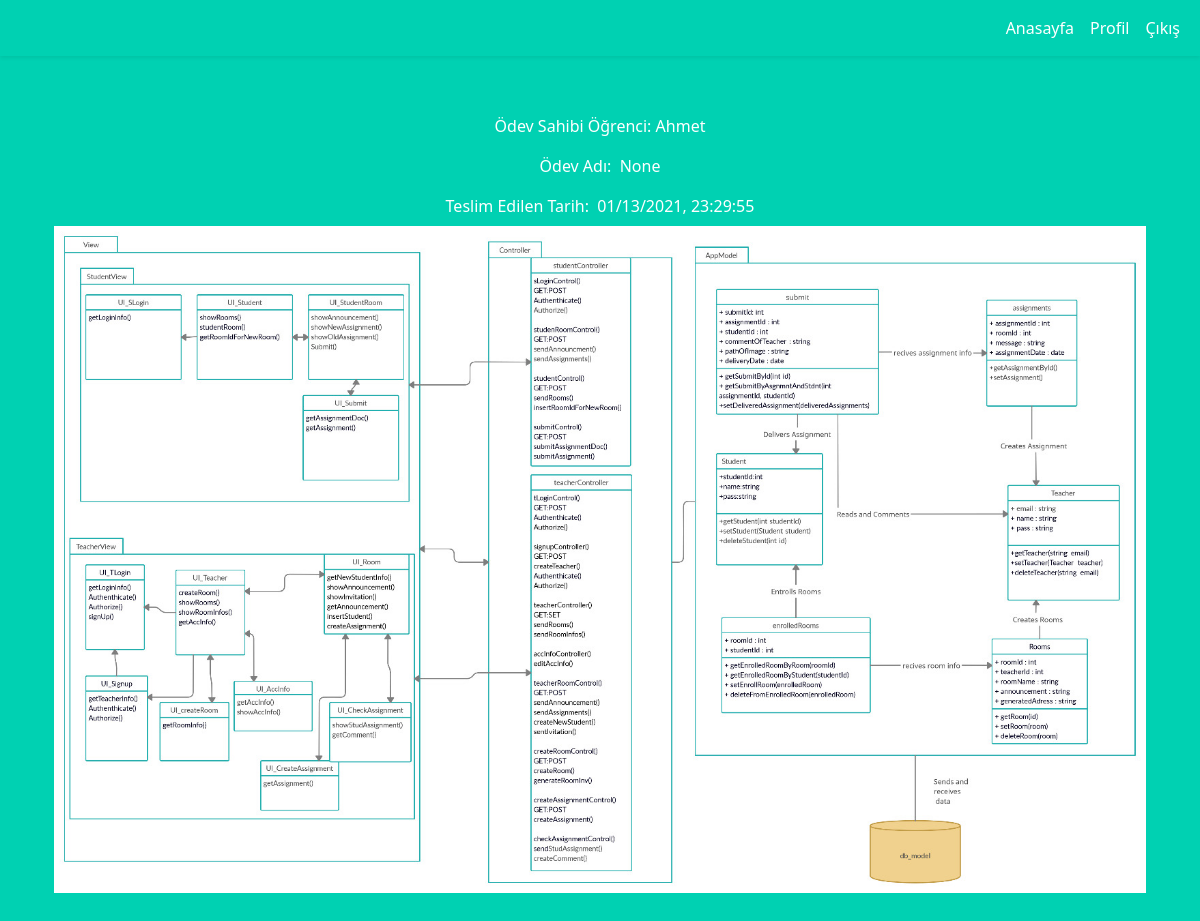
Before: /checkassignment/1/1 with the older database file.
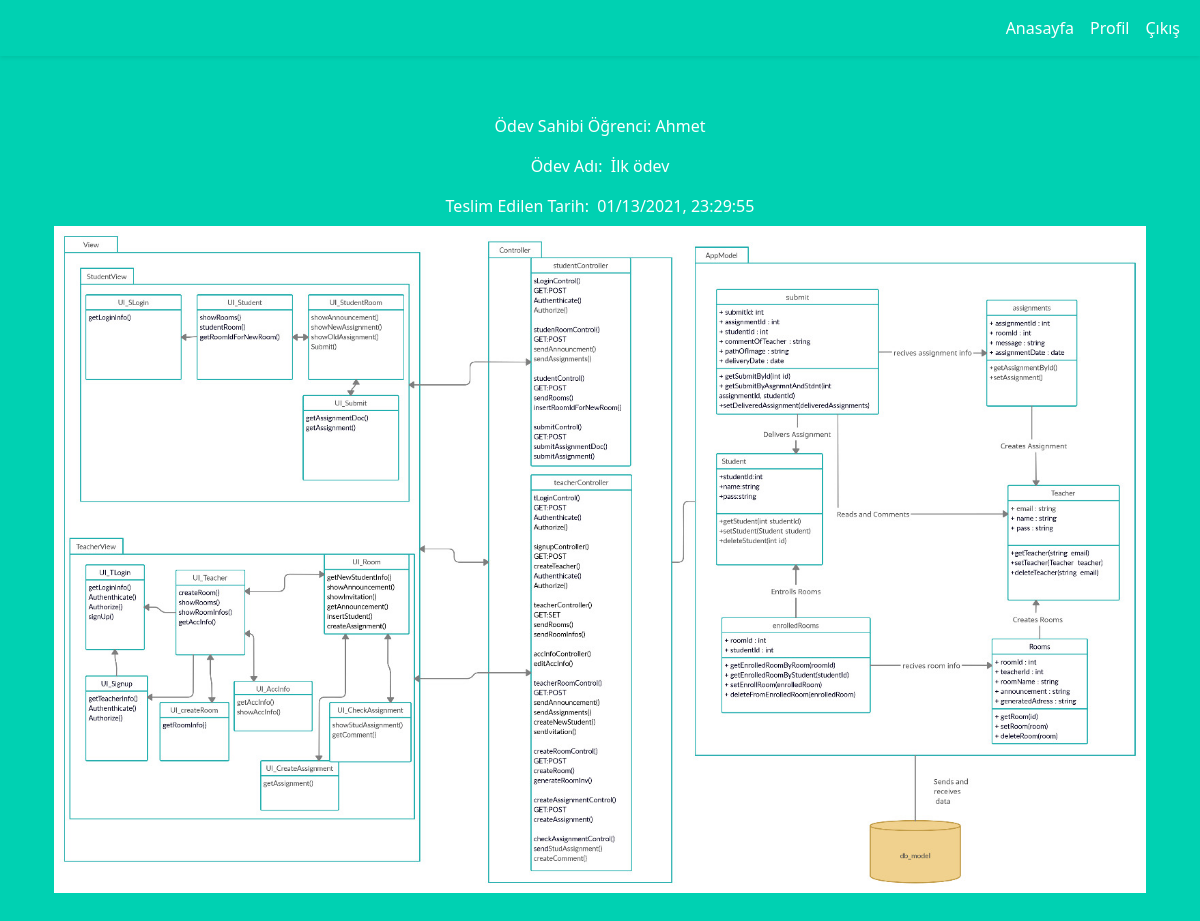
After: the same page with the newer database file.
### models/model.py (models this page shows, shortened)
class students(db.Model):
    __tablename__ = 'studentTable'
    student_id = db.Column(db.Integer, primary_key=True)
    name = db.Column(db.String(50), nullable=False)
    password = db.Column(db.String(20), nullable=False)
    @classmethod
    def get_student(cls, student_id):
        bulunan_student = students.query.filter_by(student_id=student_id).first()
        if bulunan_student:
            return bulunan_student
        else:
            return "Öğrenci bulunamadı"

class submitted_assignments(db.Model):
    submitted_assignments_id = db.Column(db.Integer, primary_key=True)
    assignment_id = db.Column(db.Integer, db.ForeignKey(assignments.assignment_id), nullable=False)
    student_id = db.Column(db.Integer, db.ForeignKey(students.student_id), nullable=False)
    comment_of_teacher = db.Column(db.String(2000), nullable=True)
    path_of_image = db.Column(db.String(500), nullable=False)
    delivery_date = db.Column(db.DateTime, default=datetime.now())
    @classmethod
    def get_submitted_assignment_by_assignment_and_student(cls, assignment_id, student_id):
        ogrencinin_odevi = submitted_assignments.query.filter_by(assignment_id=assignment_id,
                                                                 student_id=student_id).first()
        if ogrencinin_odevi:
            return ogrencinin_odevi
        else:
            return "Öğrenci ödevi teslim etmemiştir."

class assignments(db.Model):
    assignment_id = db.Column(db.Integer, primary_key=True)
    room_id = db.Column(db.Integer, db.ForeignKey(rooms.room_id), nullable=False)
    message = db.Column(db.String(255), nullable=False)
    name = db.Column(db.String(255), nullable=True)
    assignment_date = db.Column(db.DateTime, nullable=False, default=datetime.now())
    @classmethod
    def get_assignment(cls, assignment_id):
        aranan_odev = assignments.query.filter_by(assignment_id=assignment_id).first()
        if aranan_odev:
            return aranan_odev
        else:
            return "Ödev bulunamadı"

### teacherController.py (the view)
@teacherController.route('/checkassignment/<student_id>/<assignment_id>')
def checkassignment(student_id, assignment_id):
    ogr = students.get_student(student_id)
    odev = assignments.get_assignment(assignment_id)
    teslim_edilen_odev = submitted_assignments.get_submitted_assignment_by_assignment_and_student(assignment_id,
                                                                                                  student_id)
    formatli_tarih = teslim_edilen_odev.delivery_date
    sayfada_gorulecek_veriler = dict([
        ("ogrenci_adi", ogr.name),
        ("odev_adi", odev.name),
        ("gorsel_path", teslim_edilen_odev.path_of_image),
        ("teslim_tarihi", formatli_tarih.strftime("%m/%d/%Y, %H:%M:%S"))
    ])
    return render_template("teacherView/checkassignment.html", sayfada_gorulecek_veriler=sayfada_gorulecek_veriler)

### templates/teacherView/checkassignment.html
{% extends "teacherView/tmain.html"%}
{% block content %}
<div class="container text-start" style="margin-top:50px;">
    <div class="d-flex flex-row justify-content-center">
        <div class="p-2"></div>
        <div class="p-2">Ödev Sahibi Öğrenci: {{ sayfada_gorulecek_veriler["ogrenci_adi"] }}
        </div>
        <div class="p-2"></div>
    </div>
    <div class="d-flex flex-row justify-content-center">
        <div class="p-2"></div>
        <div class="p-2">Ödev Adı: 	&nbsp;{{ sayfada_gorulecek_veriler["odev_adi"] }}
        </div>
        <div class="p-2"></div>
    </div>
    <div class="d-flex flex-row justify-content-center">
        <div class="p-2"></div>
        <div class="p-2">Teslim Edilen Tarih:	&nbsp;{{
            sayfada_gorulecek_veriler["teslim_tarihi"] }}
        </div>
        <div class="p-2"></div>
    </div>
<img src="{{ url_for('static', filename=sayfada_gorulecek_veriler['gorsel_path']) }}" class="img-fluid" >
</div>
{% endblock %}

### templates/teacherView/tmain.html (shortened to what this page needs)
<!DOCTYPE html>
<html>
<head>
    <link href="https://cdn.jsdelivr.net/npm/bootstrap@5.0.0-beta1/dist/css/bootstrap.min.css" rel="stylesheet"
>
    <link rel="stylesheet" href="https://cdnjs.cloudflare.com/ajax/libs/font-awesome/5.15.1/css/all.min.css">
</head>
<body>
<section>
    <nav class="navbar navbar-expand-lg navbar-dark shadow-sm bg-yesil">
        <div class="container-fluid">
            <div class="collapse navbar-collapse" id="navbarNav">
                <ul class="navbar-nav ms-auto ">
                    <li class="nav-item">
                        <a class="nav-link active" aria-current="page"
                           href="{{ url_for('teacherController.teacher') }}">Anasayfa</a>
                    </li>
                    <li class="nav-item">
                        <a class="nav-link active" href="{{ url_for('teacherController.accinfo') }}">Profil</a>
                    </li>
                    <li class="nav-item">
                        <a class="nav-link active" href="{{ url_for('teacherController.logout') }}">Çıkış</a>
                    </li>
                </ul>
            </div>
        </div>
    </nav>
    <div class="container">
        {% block content %}
        {% endblock %}
    </div>
</section>
</body>
</html>

### templates/teacherView/tmain.html (style rules this page uses)
body { color:white; padding-bottom: 40px; background-color: #00D1B2; }
.bg-yesil { background-color: #00D1B2; }

Changed rows visible on the page:
now on this page (row edited): assignments: odev_adi "İlk ödev"
Other visible differences:
{{ sayfada_gorulecek_veriler["odev_adi"] }}: "None" → (not shown)
